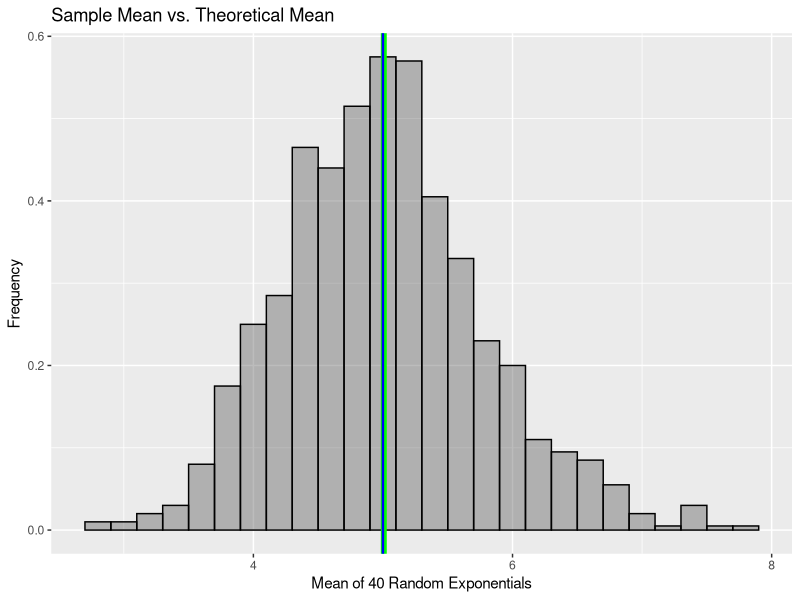
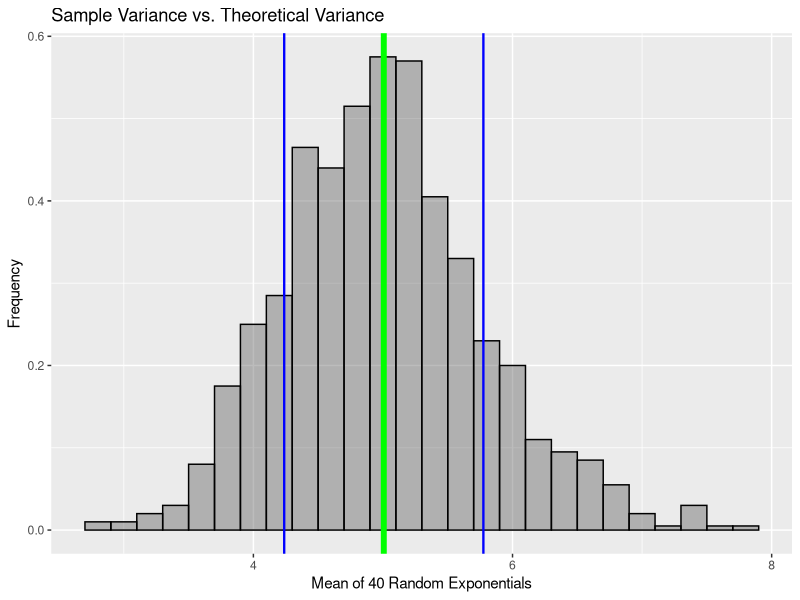
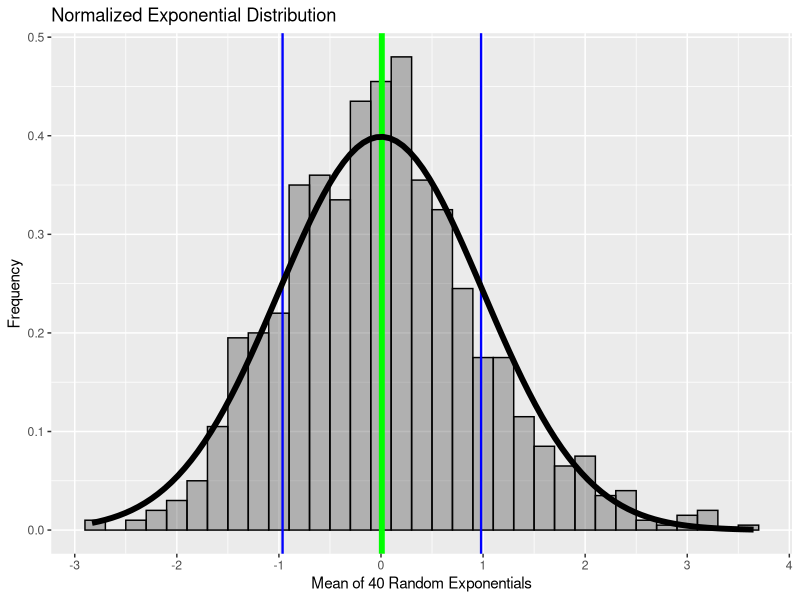

Generate these figures, in order, with R:
## ---- chunk 1
## Set all of the known starting parameters of the problem
n <- 40
lambda <- 0.2
numSim <- 1000
mu <- 1 / lambda
stdDev <- 1 / lambda
var.exp <- stdDev ^ 2
stdErr <- stdDev / sqrt(n)

## Calculate the mean of 40 exponentials, and do this 1000 times
set.seed(8) ## Ensures this is a repeatable calculation
sample <- apply(matrix(rexp(numSim * n, rate = lambda), numSim), 1, mean)
summary(sample)
## ---- chunk 2
sampleCLT <- (sample - mu) / stdErr
summary(sampleCLT)
## ---- chunk 3
dat <- data.frame(sample)
dat2 <- data.frame(sampleCLT)
## ---- chunk 4
library(ggplot2)
q <- ggplot(data = dat, aes(x = sample)) + 
      geom_histogram(alpha = 0.4, binwidth = 0.2, color = "black", aes(y = ..density..)) +
      geom_vline(xintercept = mean(sample), color = "green", size = 2) + 
      geom_vline(xintercept = mu, color = "blue", size = 0.8) + 
      labs(title = "Sample Mean vs. Theoretical Mean") + 
      labs(x = "Mean of 40 Random Exponentials", y = "Frequency")
print(q)
## ---- chunk 5
q <- ggplot(data = dat, aes(x = sample)) + 
      geom_histogram(alpha = 0.4, binwidth = 0.2, color = "black", aes(y = ..density..)) +
      geom_vline(xintercept = mean(sample), color = "green", size = 2) + 
      geom_vline(xintercept = mean(sample) + sd(sample), color = "blue", size = 0.8) + 
      geom_vline(xintercept = mean(sample) - sd(sample), color = "blue", size = 0.8) + 
      labs(title = "Sample Variance vs. Theoretical Variance") +
      labs(x = "Mean of 40 Random Exponentials", y = "Frequency")
print(q)
## ---- chunk 6
q <- ggplot(data = dat2, aes(x = sampleCLT)) + 
      geom_histogram(alpha = 0.4, binwidth = 0.2, color = "black", aes(y = ..density..)) +
      geom_vline(xintercept = mean(sampleCLT), color = "green", size = 2) + 
      geom_vline(xintercept = mean(sampleCLT) + sd(sampleCLT), color = "blue", size = 0.8) +
      geom_vline(xintercept = mean(sampleCLT) - sd(sampleCLT), color = "blue", size = 0.8) +
      labs(title = "Normalized Exponential Distribution") +
      labs(x = "Mean of 40 Random Exponentials", y = "Frequency") + 
      scale_x_continuous(breaks = seq(-6, 6, 1)) + 
      stat_function(fun = dnorm, size = 2)
print(q)
## ---- chunk 7
q <- ggplot(data = dat, aes(x = sample)) + 
      geom_histogram(alpha = 0.4, binwidth = 0.2, color = "black", aes(y = ..density..)) +
      geom_vline(xintercept = mean(sample), color = "green", size = 2) + 
      geom_vline(xintercept = mu, color = "blue", size = 0.8) + 
      labs(title = "Sample Mean vs. Theoretical Mean") + 
      labs(x = "Mean of 40 Random Exponentials", y = "Frequency")
## ---- chunk 8
q <- ggplot(data = dat, aes(x = sample)) + 
      geom_histogram(alpha = 0.4, binwidth = 0.2, color = "black", aes(y = ..density..)) +
      geom_vline(xintercept = mean(sample), color = "green", size = 2) + 
      geom_vline(xintercept = mu, color = "blue", size = 0.8) + 
      labs(title = "Sample Mean vs. Theoretical Mean") + 
      labs(x = "Mean of 40 Random Exponentials", y = "Frequency")
## ---- chunk 9
q <- ggplot(data = dat2, aes(x = sampleCLT)) + 
      geom_histogram(alpha = 0.4, binwidth = 0.2, color = "black", aes(y = ..density..)) +
      geom_vline(xintercept = mean(sampleCLT), color = "green", size = 2) + 
      geom_vline(xintercept = mean(sampleCLT) + sd(sampleCLT), color = "blue", size = 0.8) +
      geom_vline(xintercept = mean(sampleCLT) - sd(sampleCLT), color = "blue", size = 0.8) +
      labs(title = "Normalized Exponential Distribution") +
      labs(x = "Mean of 40 Random Exponentials", y = "Frequency") + 
      scale_x_continuous(breaks = seq(-6, 6, 1)) + 
      stat_function(fun = dnorm, size = 2)
